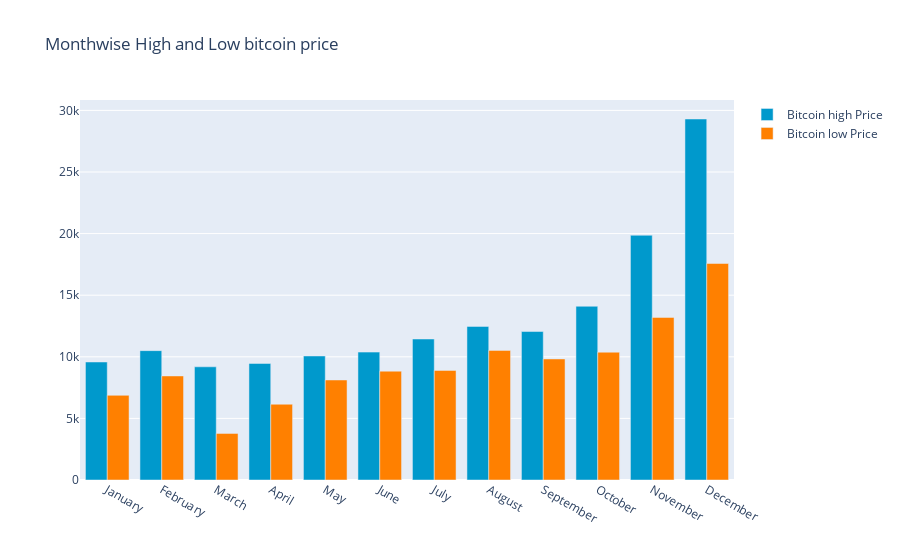

This figure's notebook cell:
### Code cell
y_2020.groupby(y_2020['Date'].dt.strftime('%B'))['Low'].min()
monthvise_high = y_2020.groupby(maindf['Date'].dt.strftime('%B'))['High'].max()
monthvise_high = monthvise_high.reindex(new_order, axis=0)

monthvise_low = y_2020.groupby(y_2020['Date'].dt.strftime('%B'))['Low'].min()
monthvise_low = monthvise_low.reindex(new_order, axis=0)

fig = go.Figure()
fig.add_trace(go.Bar(
    x=monthvise_high.index,
    y=monthvise_high,
    name='Bitcoin high Price',
    marker_color='rgb(0, 153, 204)'
))
fig.add_trace(go.Bar(
    x=monthvise_low.index,
    y=monthvise_low,
    name='Bitcoin low Price',
    marker_color='rgb(255, 128, 0)'
))

fig.update_layout(barmode='group', 
                  title=' Monthwise High and Low bitcoin price')
fig.show()

### Figure 1 — Plotly figure (JSON) as saved in the notebook; plotly's stock layout.template omitted (floating-point values rounded to 4 significant figures)
{"data": [{"marker": {"color": "rgb(0, 153, 204)"}, "name": "Bitcoin high Price", "type": "bar", "x": ["January", "February", "March", "April", "May", "June", "July", "August", "September", "October", "November", "December"], "y": [9578, 10500, 9188, 9460, 10067, 10380, 11444, 12468, 12050.0, 14100, 19860.0, 29300]}, {"marker": {"color": "rgb(255, 128, 0)"}, "name": "Bitcoin low Price", "type": "bar", "x": ["January", "February", "March", "April", "May", "June", "July", "August", "September", "October", "November", "December"], "y": [6871.0, 8445, 3782.0, 6150.0, 8117, 8833, 8893.0, 10520.0, 9825, 10374, 13200.0, 17570.0]}], "layout": {"barmode": "group", "title": {"text": " Monthwise High and Low bitcoin price"}}}
